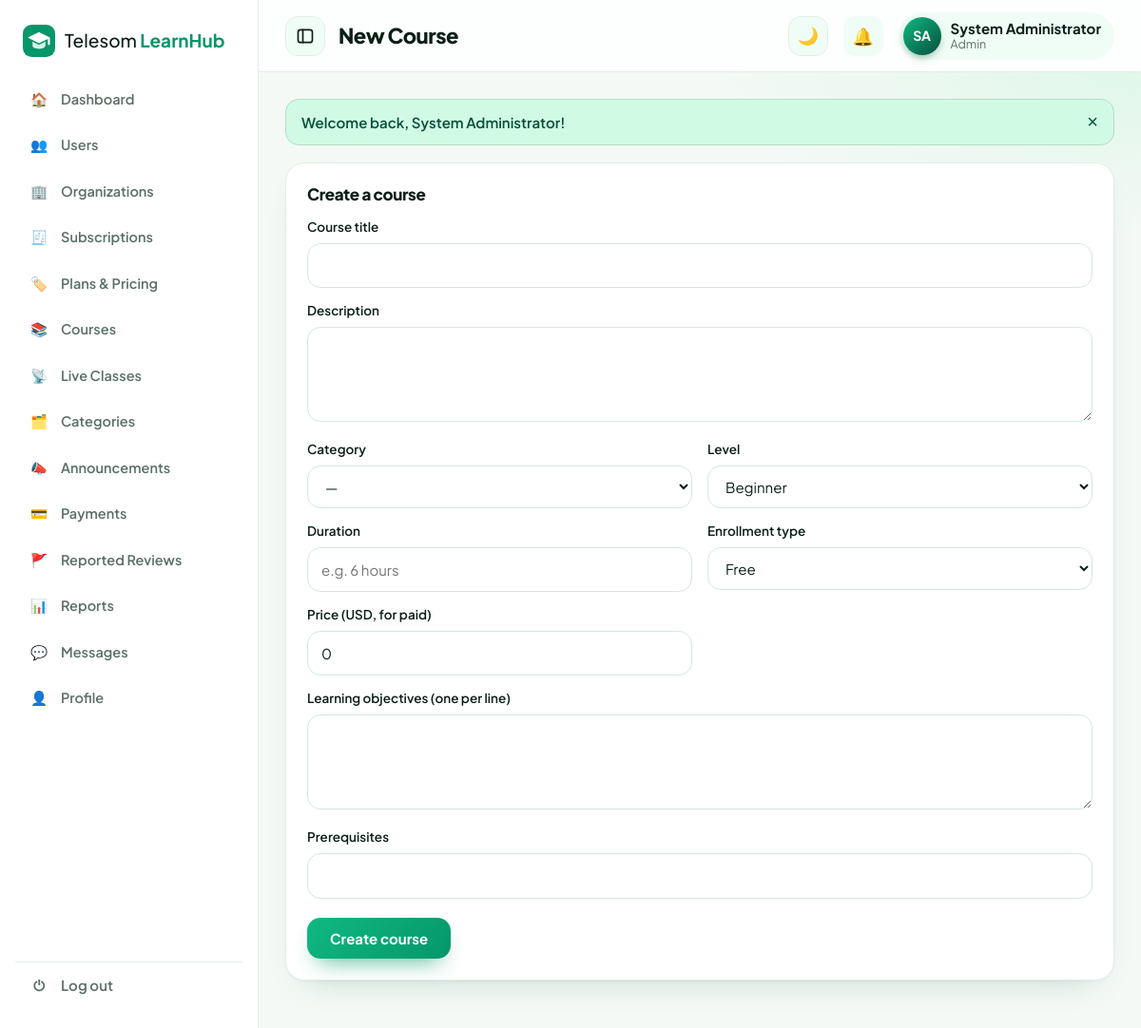
The app's page /course_edit.php (signed in) with its own data.
### tables this page shows
CREATE TABLE users (
  id INT AUTO_INCREMENT PRIMARY KEY,
  name VARCHAR(120) NOT NULL, email VARCHAR(150) NOT NULL UNIQUE, password VARCHAR(255) NOT NULL,
  role ENUM('admin','instructor','learner','organization') NOT NULL DEFAULT 'learner',
  org_id INT NULL, phone VARCHAR(30), country VARCHAR(60), bio TEXT, education VARCHAR(255), skills VARCHAR(255), signatory VARCHAR(120) NULL, signatory_title VARCHAR(120) NULL,
  org_status ENUM('pending','approved','rejected') NOT NULL DEFAULT 'approved',
  status ENUM('active','suspended') NOT NULL DEFAULT 'active', created_at TIMESTAMP DEFAULT CURRENT_TIMESTAMP
);

### course_edit.php (the view, shortened to what this page needs)
<?php
require 'includes/config.php';
$u = require_login(['instructor', 'organization', 'admin']);
$id = (int)($_GET['id'] ?? 0); $new = !$id; $c = null;
$tab = $_GET['tab'] ?? 'details';
$cats = all("SELECT * FROM categories ORDER BY name");
$v = $c ?: ['title' => '', 'description' => '', 'category_id' => '', 'level' => 'Beginner', 'duration' => '', 'objectives' => '', 'prerequisites' => '', 'enroll_type' => 'free', 'price' => 0, 'status' => 'pending'];
$title = $new ? 'New Course' : 'Manage: '.$c['title']; include 'includes/header.php';
if (!$new): ?>
<?php if ($c['status'] !== 'approved'): ?><div class="flash error">Status: <?= e($c['status']) ?> — learners can see this course only after administrator approval.</div><?php endif; endif;
if ($new || $tab === 'details'): ?>
<form class="card" method="post"><?= csrf_field() ?><input type="hidden" name="action" value="save"><h3><?= $new ? 'Create a course' : 'Course details' ?></h3>
 <label style="margin-top:0">Course title</label><input name="title" value="<?= e($v['title']) ?>" required>
 <label>Description</label><textarea name="description"><?= e($v['description']) ?></textarea>
 <div class="fr"><div><label>Category</label><select name="category_id"><option value="">—</option></select></div>
 <div><label>Level</label><select name="level"><?php foreach (['Beginner', 'Intermediate', 'Advanced'] as $l) echo '<option '.($v['level'] == $l ? 'selected' : '').'>'.$l.'</option>'; ?></select></div>
 <div><label>Duration</label><input name="duration" placeholder="e.g. 6 hours" value="<?= e($v['duration']) ?>"></div>
 <div><label>Enrollment type</label><select name="enroll_type"><?php foreach (['free' => 'Free', 'paid' => 'Paid', 'approval' => 'Instructor-approved', 'private' => 'Private (organization)'] as $k => $l) echo '<option value="'.$k.'" '.($v['enroll_type'] == $k ? 'selected' : '').'>'.$l.'</option>'; ?></select></div>
 <div><label>Price (USD, for paid)</label><input type="number" step="0.01" min="0" name="price" value="<?= e($v['price']) ?>"></div></div>
 <label>Learning objectives (one per line)</label><textarea name="objectives"><?= e($v['objectives'] ? str_replace('|', "\n", $v['objectives']) : '') ?></textarea>
 <label>Prerequisites</label><input name="prerequisites" value="<?= e($v['prerequisites']) ?>">
 <div class="form-actions"><button class="btn"><?= $new ? 'Create course' : 'Save course' ?></button></div></form>
<?php endif; include 'includes/footer.php'; ?>

### includes/header.php (shortened to what this page needs)
<?php
require_once __DIR__.'/config.php';
$u = me(); $layout = $layout ?? 'app'; $title = $title ?? 'Telesom LearnHub';
$curpage = basename($_SERVER['SCRIPT_NAME']);
function menu($role){
    $m = [
     'learner' => [['dashboard.php','Dashboard','🏠'],['courses.php','Browse Courses','🔎'],['mycourses.php','My Courses','📚'],['live.php','Live Classes','📡'],['certificates.php','Certificates','🎓'],['payments.php','Payments','💳'],['messages.php','Messages','💬'],['reports.php','My Report','📊'],['profile.php','Profile','👤']],
     'instructor' => [['dashboard.php','Dashboard','🏠'],['instructor.php','My Courses','📚'],['live.php','Live Classes','📡'],['grading.php','Grading','📝'],['messages.php','Messages','💬'],['reports.php','Reports','📊'],['courses.php','Browse Courses','🔎'],['profile.php','Profile','👤']],
     'organization' => [['dashboard.php','Dashboard','🏠'],['subscription.php','Subscription','💎'],['organization.php','Members & Assign','🏢'],['instructor.php','Private Courses','📚'],['live.php','Live Classes','📡'],['reports.php','Training Reports','📊'],['messages.php','Messages','💬'],['courses.php','Browse Courses','🔎'],['profile.php','Profile','👤']],
     'admin' => [['dashboard.php','Dashboard','🏠'],['admin.php?tab=users','Users','👥'],['admin.php?tab=orgs','Organizations','🏢'],['admin.php?tab=subs','Subscriptions','🧾'],['admin.php?tab=plans','Plans & Pricing','🏷️'],['admin.php?tab=courses','Courses','📚'],['live.php','Live Classes','📡'],['admin.php?tab=categories','Categories','🗂️'],['admin.php?tab=announcements','Announcements','📣'],['payments.php','Payments','💳'],['admin.php?tab=reviews','Reported Reviews','🚩'],['reports.php','Reports','📊'],['messages.php','Messages','💬'],['profile.php','Profile','👤']],
    ];
    return $m[$role] ?? [];
}
function is_active($href, $cur){
    $p = parse_url($href); if ($p['path'] !== $cur) return false;
    return isset($p['query']) ? (strpos($_SERVER['QUERY_STRING'] ?? '', $p['query']) !== false) : true;
}
$unread = $u ? (int)one("SELECT COUNT(*) c FROM notifications WHERE user_id=? AND is_read=0", [$u['id']])['c'] : 0;
?><!DOCTYPE html>
<html lang="en"><head>
<link rel="stylesheet" href="assets/css/style.css"><link rel="stylesheet" href="assets/css/theme.css"></head>
<body class="<?= $layout === 'auth' ? 'authpage' : e($layout) ?>">
<?php if ($layout === 'auth'): ?>
<button class="tg theme-btn theme-fab" type="button" title="Night / day mode" aria-label="Toggle night and day mode"><span class="ti">🌙</span></button>
<?php else: ?>
<div class="shell">
<aside class="side" id="side">
  <a class="brand" href="index.php"><?= logo('#fff') ?><span>Telesom <b>LearnHub</b></span></a>
  <nav><?php foreach (menu($u['role']) as $m): ?>
    <a class="<?= is_active($m[0], $curpage) ? 'on' : '' ?>" href="<?= $m[0] ?>" title="<?= e($m[1]) ?>"><i><?= $m[2] ?></i><span class="lb"><?= $m[1] ?></span></a>
  <?php endforeach; ?></nav>
  <a class="logout" href="logout.php" title="Log out"><i>⏻</i><span class="lb">Log out</span></a>
</aside>
<div class="main">
<header class="top">
  <button class="tg side-tg" id="sideToggle" type="button" title="Collapse / expand menu" aria-label="Collapse or expand the sidebar"><svg width="20" height="20" viewBox="0 0 24 24" fill="none" stroke="currentColor" stroke-width="2" stroke-linecap="round" stroke-linejoin="round"><rect x="3" y="4" width="18" height="16" rx="3"/><path d="M9 4v16"/></svg></button>
  <h1><?= e($title) ?></h1>
  <div class="top-r">
    <button class="tg theme-btn" type="button" title="Night / day mode" aria-label="Toggle night and day mode"><span class="ti">🌙</span></button>
    <a class="bell" href="notifications.php" title="Notifications">🔔<?php if ($unread): ?><span><?= $unread ?></span><?php endif; ?></a>
    <a class="me" href="profile.php"><span class="av"><?= e(initials($u['name'])) ?></span><span class="mn"><b><?= e($u['name']) ?></b><small><?= e(ucfirst($u['role'])) ?></small></span></a>
  </div>
</header>
<main class="content">
<?php endif; ?>
<?php if (!empty($_SESSION['flash']) && $layout !== 'auth'): ?><div class="<?= $layout === 'public' ? 'wrap' : '' ?>"><?php foreach ($_SESSION['flash'] as $f): ?><div class="flash <?= $f[1] ?>"><?= e($f[0]) ?><button onclick="this.parentNode.remove()">×</button></div><?php endforeach; unset($_SESSION['flash']); ?></div><?php endif; ?>

### assets/css/theme.css (style rules this page uses)
:root { --g:#059669;--g2:#10b981;--gd:#064e3b;--gl:#d1fae5;--g-soft:#f0fdf7;--ink:#0b1f17;--mut:#5b6f66;--line:#e3eee8;--bg:#f4f9f6;--r:20px;--sh:0 14px 34px -16px rgba(5,80,56,.28);--sh2:0 32px 64px -24px rgba(5,80,56,.4) }
body { font-family:"Plus Jakarta Sans","Inter","Segoe UI",system-ui,sans-serif;background:var(--bg);color:var(--ink) }
h1,h2,h3,h4 { letter-spacing:-.025em;font-weight:800 }
.btn { background:linear-gradient(135deg,var(--g2),var(--g));border:0;padding:12px 24px;border-radius:14px;box-shadow:0 12px 24px -12px rgba(5,150,105,.85);font-weight:700 }
.side { background:#fff;color:var(--ink);border-right:1px solid var(--line);box-shadow:none;width:272px }
.side .brand { color:var(--ink) }
.side .brand b { color:var(--g) }
.side nav a { color:var(--mut);font-weight:600 }
.logout { color:var(--mut);border-top:1px solid var(--line);font-weight:600 }
.main { margin-left:272px }
.top { height:76px;background:rgba(255,255,255,.82);border-bottom:1px solid var(--line) }
.top h1 { font-size:22px }
.content { min-height:calc(100vh - 76px);background:radial-gradient(700px 260px at 100% 0,#e0f7ea,transparent 65%) }
.bell { background:var(--g-soft);width:42px;height:42px;border-radius:13px;display:grid;place-items:center;font-size:18px }
.me { background:var(--g-soft);padding:5px 14px 5px 5px;border-radius:99px }
.av { background:linear-gradient(135deg,var(--g2),var(--gd)) }
.card,.kpi,.cc,.feat,.aud-i,.faq,.player,.auth-card { border:1px solid var(--line);border-radius:var(--r) }
.card { box-shadow:0 1px 2px rgba(5,80,56,.04),0 16px 34px -22px rgba(5,80,56,.28) }
.card h3 { font-size:17px }
input,select,textarea { border:1.5px solid #d3e8dd;border-radius:14px;background:#fff }
.flash { border-radius:14px }
.tg { width:42px;height:42px;border-radius:13px;border:1px solid var(--line);background:var(--g-soft);color:var(--ink);cursor:pointer;display:grid;place-items:center;font-size:18px;flex:none;transition:.2s var(--ease) }
.side,.main { transition:width .28s var(--ease),margin-left .28s var(--ease) }
.logout { display:flex;align-items:center;gap:12px }
.logout i { font-style:normal;width:22px;text-align:center }

### records on screen
users: name "SA", name "System Administrator", role "Admin"

### other values on screen
$m[2] "🏠"
$m[1] "Dashboard"
$m[2] "👥"
$m[1] "Users"
$m[2] "🏢"
$m[1] "Organizations"
$m[2] "🧾"
$m[1] "Subscriptions"
$m[2] "🏷️"
$m[1] "Plans & Pricing"
$m[2] "📚"
$m[1] "Courses"
$m[2] "📡"
$m[1] "Live Classes"
$m[2] "🗂️"
